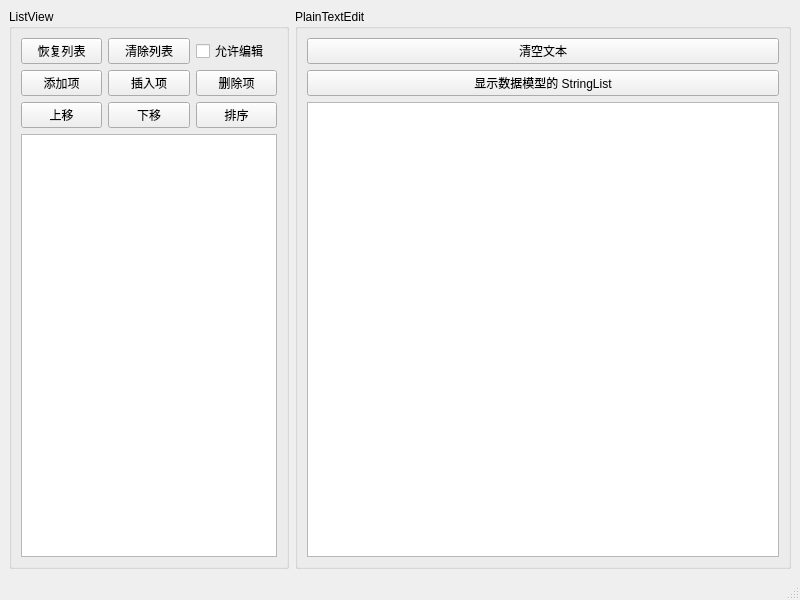
<?xml version="1.0" encoding="UTF-8"?>
<ui version="4.0">
 <class>MainWindow</class>
 <widget class="QMainWindow" name="MainWindow">
  <property name="geometry">
   <rect>
    <x>0</x>
    <y>0</y>
    <width>800</width>
    <height>600</height>
   </rect>
  </property>
  <property name="windowTitle">
   <string>MainWindow</string>
  </property>
  <widget class="QWidget" name="centralwidget">
   <layout class="QHBoxLayout" name="horizontalLayout">
    <item>
     <widget class="QGroupBox" name="gBox_list_view">
      <property name="title">
       <string>ListView</string>
      </property>
      <layout class="QGridLayout" name="gridLayout">
       <item row="0" column="0">
        <widget class="QPushButton" name="btn_list_recv">
         <property name="text">
          <string>恢复列表</string>
         </property>
        </widget>
       </item>
       <item row="0" column="1">
        <widget class="QPushButton" name="btn_list_clear">
         <property name="text">
          <string>清除列表</string>
         </property>
        </widget>
       </item>
       <item row="0" column="2">
        <widget class="QCheckBox" name="chk_list_editable">
         <property name="text">
          <string>允许编辑</string>
         </property>
        </widget>
       </item>
       <item row="1" column="0">
        <widget class="QPushButton" name="btn_item_add">
         <property name="text">
          <string>添加项</string>
         </property>
        </widget>
       </item>
       <item row="1" column="1">
        <widget class="QPushButton" name="btn_item_insert">
         <property name="text">
          <string>插入项</string>
         </property>
        </widget>
       </item>
       <item row="1" column="2">
        <widget class="QPushButton" name="btn_item_rm">
         <property name="text">
          <string>删除项</string>
         </property>
        </widget>
       </item>
       <item row="2" column="0">
        <widget class="QPushButton" name="btn_item_up">
         <property name="text">
          <string>上移</string>
         </property>
        </widget>
       </item>
       <item row="2" column="1">
        <widget class="QPushButton" name="btn_item_down">
         <property name="text">
          <string>下移</string>
         </property>
        </widget>
       </item>
       <item row="2" column="2">
        <widget class="QPushButton" name="btn_list_sort">
         <property name="text">
          <string>排序</string>
         </property>
        </widget>
       </item>
       <item row="3" column="0" colspan="3">
        <widget class="QListView" name="listView"/>
       </item>
      </layout>
     </widget>
    </item>
    <item>
     <widget class="QGroupBox" name="gBox_plt">
      <property name="title">
       <string>PlainTextEdit</string>
      </property>
      <layout class="QVBoxLayout" name="verticalLayout">
       <item>
        <widget class="QPushButton" name="btn_plt_clear">
         <property name="text">
          <string>清空文本</string>
         </property>
        </widget>
       </item>
       <item>
        <widget class="QPushButton" name="btn_plt_show">
         <property name="text">
          <string>显示数据模型的 StringList</string>
         </property>
        </widget>
       </item>
       <item>
        <widget class="QPlainTextEdit" name="plainTextEdit"/>
       </item>
      </layout>
     </widget>
    </item>
   </layout>
  </widget>
  <widget class="QStatusBar" name="statusbar"/>
 </widget>
 <resources/>
 <connections>
  <connection>
   <sender>btn_plt_clear</sender>
   <signal>clicked()</signal>
   <receiver>plainTextEdit</receiver>
   <slot>clear()</slot>
   <hints>
    <hint type="sourcelabel">
     <x>542</x>
     <y>50</y>
    </hint>
    <hint type="destinationlabel">
     <x>542</x>
     <y>326</y>
    </hint>
   </hints>
  </connection>
 </connections>
</ui>
